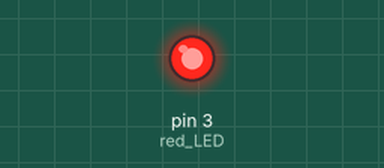
Recording of a sketch running on a simulated Arduino Uno, built with avr-gcc and run on an emulated ATmega328P. On the bench: output pins drawn as LEDs (lit = HIGH).

Above: at 0.05 s.
At 2.0 s:
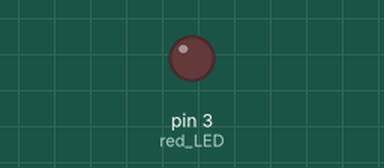
At 3.25 s:
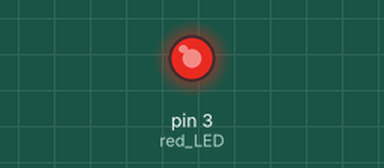
At 4.7 s:
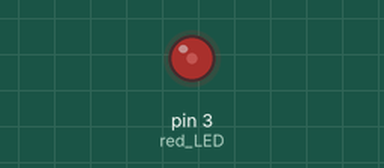
Timing chart, 0 to 6.7 s (numbered marks = the images above):
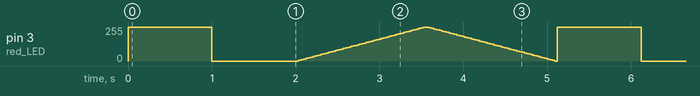

Measured:
- by itself, pin 3 (red_LED): moves between 0/255 and 255/255, repeating every 5.1 s

The sketch:

builtinled.ino
```cpp
/*
  Purpose: Basic example of the Red LED Seead output module
  Notes:
    1. Connect to a Digital Pin or Digital PWM pin for power control
  Author: Ben Jones 13/7/23
  Contact: benjmain.jones21@det.nsw.edu.au
  Source: https://www.seeedstudio.com/Grove-Red-LED.html
*/

static unsigned int red_LED = 3;


void setup () {
  Serial.begin(9600);
  pinMode(red_LED, OUTPUT);
}

void loop () {
  digitalWrite(red_LED, HIGH);
  delay(1000); // Wait for 1000 millisecond(s)
  digitalWrite(red_LED, LOW);
  delay(1000); // Wait for 1000 millisecond(s)
    // fade in from min to max in increments of 5 points:
  for (int fadeValue = 0 ; fadeValue <= 255; fadeValue = fadeValue+5) {
    // sets the value (range from 0 to 255):
    analogWrite(red_LED, fadeValue);
    // wait for 30 milliseconds to see the dimming effect
    delay(30);
  }
  // fade out from max to min in increments of 5 points:
  for (int fadeValue = 255 ; fadeValue >= 0; fadeValue = fadeValue-5) {
    // sets the value (range from 0 to 255):
    analogWrite(red_LED, fadeValue);
    // wait for 30 milliseconds to see the dimming effect
    delay(30);
  }
}
```
